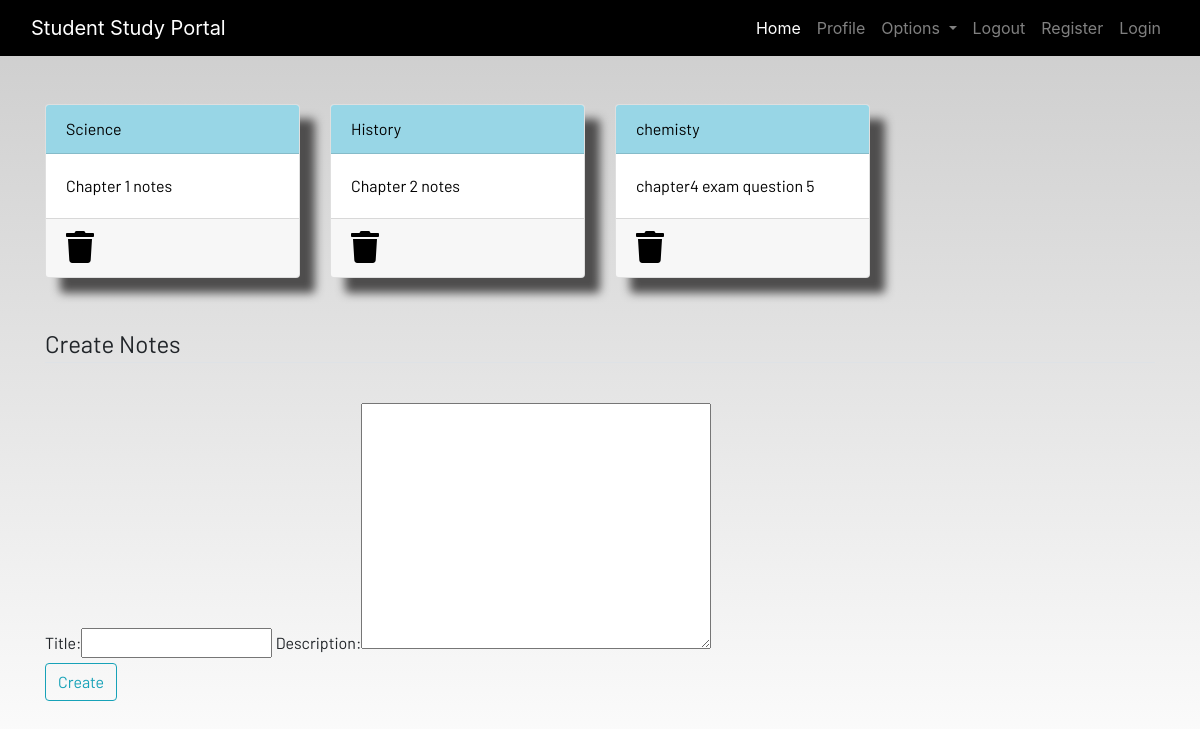
The page /notes (signed in) on the database as committed earlier.
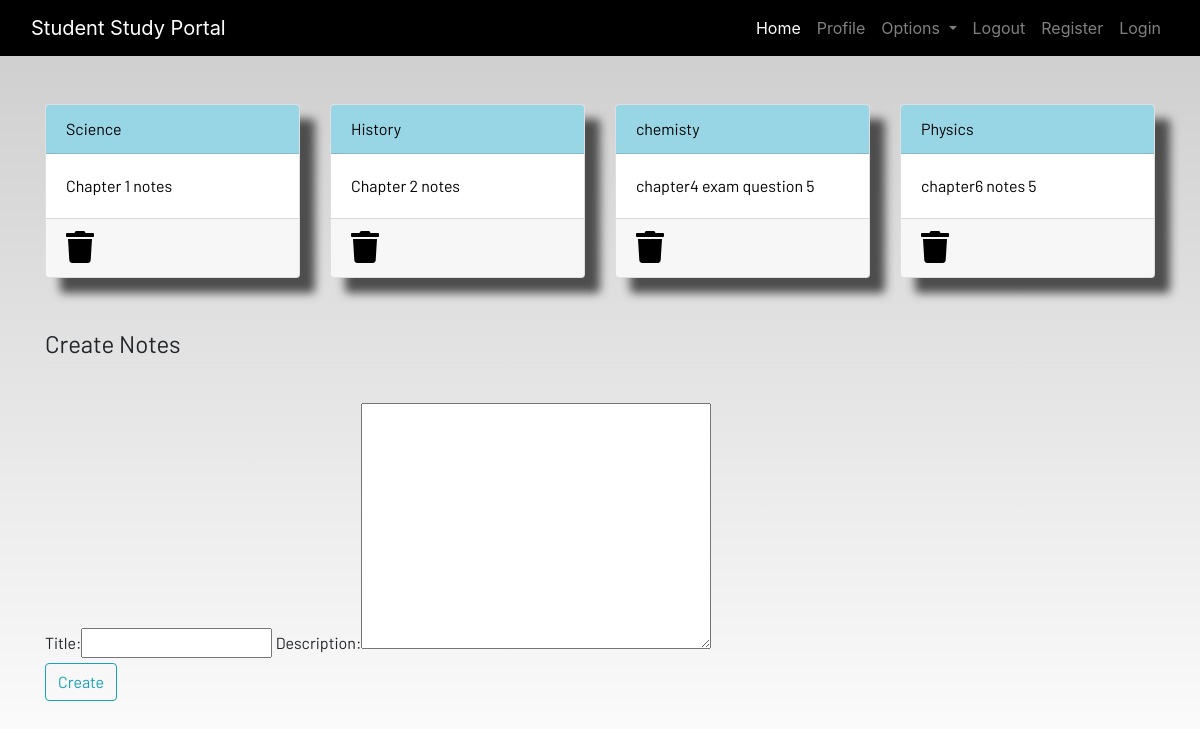
The same page on the database as committed later.
### dashboard/models.py (models this page shows, shortened)
class Notes(models.Model):
  user=models.ForeignKey(User, on_delete=models.CASCADE)
  title= models.CharField(max_length=200)
  description=models.TextField()
  class Meta:
    verbose_name="notes"
    verbose_name_plural="notes"

### dashboard/views.py (the view)
# urls.py: path('notes',views.notes,name='notes'),
def notes(request):
  if request.method =='POST':
    form= NotesForm(request.POST)
    if form.is_valid():
      notes=Notes(user=request.user,title=request.POST['title'],description=request.POST['description'])
      notes.save()
    messages.success(request,f"Notes Added from {request.user.username} Successfully")
  else:
    form = NotesForm()
  notes=Notes.objects.filter(user=request.user)
  context={'notes':notes ,'form':form}
  return render(request,'dashboard/notes.html',context)

### dashboard/forms.py
class NotesForm(forms.ModelForm):
  class Meta:
    model = Notes
    fields= ['title','description']

### dashboard/templates/dashboard/notes.html (shortened to what this page needs)
{% extends 'dashboard/base.html' %} {% load static %} {% load crispy_forms_tags
%} {% block content %}
<div class="container">
  <div class="row">
    {% for note in notes %}
    <div class="col-md-3">
      <a href="{% url 'notes_detail' note.id%}">
        <div class="card">
          <div class="card-header">{{note.title}}</div>
          <div class="card-body">{{note.description}}</div>
          <div class="card-footer mt-auto">
            <a href="{% url 'delete_notes' note.id %}">
              <i class="fa fa-trash fa-2x"></i
            ></a>
          </div>
        </div>
      </a>
    </div>
    {% endfor %}
    <br /><br />
  </div>
</div>
<br /><br />
<div class="container">
  <form method="POST">
    <fieldset class="form-group">
      <legend class="border-bottom mb-4">Create Notes</legend>
    </fieldset>
    {{ form }}
    <div class="form-group">
      <button href="" class="btn btn-outline-info" type="submit">Create</button>
    </div>
  </form>
</div>
{% endblock content %}

Rows that differ between the two databases and show on the page:
added Notes: title "Physics", description "chapter6 notes 5"
